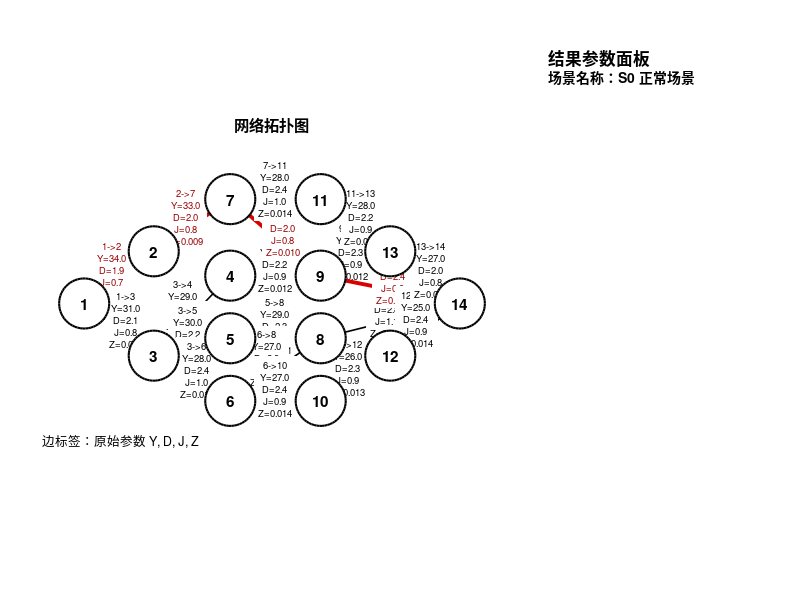

MATLAB code for this plot: (Note: this script raises an error after producing the figure.)
function Dijkstra_s_imp_resilient_cn_v2_pic()
% 基于 modified Dijkstra 的传感器网络 QoS 路由网络弹性扩展单文件程序
% 说明：
% 1) 本程序为 MATLAB 参数化计算实验代码；
% 2) 保持单标签 modified Dijkstra 风格，不实现多标签/Pareto 机制；
% 3) 重点体现：基础 QoS 路由 -> 异常/退化建模 -> 重路由 -> 恢复评价；
% 4) 在保留原命令行输出和工作区变量输出逻辑的前提下，新增图像可视化输出层；
% 5) 所有函数均置于同一个 .m 文件中，直接运行本主函数即可。
%
% 结果说明：
% - 程序会逐场景输出路径与 QoS 指标；
% - 程序会以 S0 为基准，对 S1~S4 计算恢复指标；
% - 程序会生成 5 个图窗，对应 S0~S4 五个场景；
% - 程序会将总结果写入工作区变量：
%     results_resilient_cn_v2
%     summary_table_resilient_cn_v2

clc;
close all;

%% ========================= 1. 构建基础网络与参数 =========================
base_net = build_base_network();
params   = build_params();

%% ========================= 2. 构建场景集 =========================
scenarios = build_scenarios(base_net);

%% ========================= 3. 逐场景运行 =========================
fprintf('\n');
fprintf('===============================================================\n');
fprintf(' 基于 modified Dijkstra 的传感器网络 QoS 路由网络弹性扩展实验\n');
fprintf(' 技术主线：modified Dijkstra -> 异常/退化建模 -> 重路由 -> 恢复评价\n');
fprintf('===============================================================\n');

num_scenarios = numel(scenarios);
results = repmat(init_empty_result_struct(), 1, num_scenarios);

for k = 1:num_scenarios
    scenario = scenarios(k);

    fprintf('\n');
    fprintf('---------------------------------------------------------------\n');
    fprintf('开始计算场景 %s\n', scenario.name);
    fprintf('---------------------------------------------------------------\n');

    result = run_resilient_qos_dijkstra(scenario.net, params);
    result.scenario_name  = scenario.name;
    result.scenario_desc  = scenario.description;
    result.scenario_notes = scenario.notes;

    % 先存储基础结果
    results(k) = result;

    % 逐场景打印
    print_single_result(result, scenario);
end

%% ========================= 4. 计算恢复指标 =========================
% 以 S0 正常场景为基准，对 S1~S4 计算恢复指标
idx_normal = find(strcmp({scenarios.name}, 'S0'), 1, 'first');

if ~isempty(idx_normal)
    result_normal = results(idx_normal);

    for k = 1:num_scenarios
        if scenarios(k).need_recovery
            metrics = compute_recovery_metrics(result_normal, results(k), params, params.timing);

            results(k).T_rec  = metrics.T_rec;
            results(k).Q_ret  = metrics.Q_ret;
            results(k).S_cont = metrics.S_cont;
        else
            results(k).T_rec  = NaN;
            results(k).Q_ret  = NaN;
            results(k).S_cont = NaN;
        end
    end
else
    warning('未找到 S0 正常场景，无法计算恢复指标。');
end

%% ========================= 5. 二次打印（含恢复指标） =========================
fprintf('\n');
fprintf('===============================================================\n');
fprintf(' 含恢复指标的场景结果复核输出\n');
fprintf('===============================================================\n');

for k = 1:num_scenarios
    print_single_result(results(k), scenarios(k));
end

%% ========================= 6. 图像可视化输出层 =========================
% 注意：
% 图像绘制放在恢复指标计算之后执行，保证 S1~S4 的右侧参数面板能够完整显示
% T_rec、Q_ret、S_cont 等恢复性指标。
render_all_figures(base_net, scenarios, results, params);

%% ========================= 7. 汇总输出 =========================
summary_tbl = summarize_results(results);

%% ========================= 8. 写入工作区变量 =========================
assignin('base', 'results_resilient_cn_v2', results);
if ~isempty(summary_tbl)
    assignin('base', 'summary_table_resilient_cn_v2', summary_tbl);
end

fprintf('\n');
fprintf('===============================================================\n');
fprintf(' 实验结束：结果结构体已写入工作区变量 results_resilient_cn_v2\n');
if ~isempty(summary_tbl)
    fprintf(' 汇总表已写入工作区变量 summary_table_resilient_cn_v2\n');
end
fprintf('===============================================================\n');

end

%% ========================================================================
function net = build_base_network()
% 构建基础网络结构体
% 本函数负责建立论文第三章所使用的基础网络模型，包括：
% - 基础 QoS 参数矩阵：Y, D, J, Z
% - 节点与链路存活状态：node_alive, link_alive
% - 退化参数：degY, degD, degJ, degZ
% - 信任矩阵：trust

% 节点数
n = 14;

% 源点与终点
s = 1;
t = 14;

% ------------------------- 1) 带宽矩阵 Y -------------------------
Y = inf(n);

% 按示意图定义链路（按从左到右方向建模，避免双向标签堆叠）
Y(1, 2) = 34; Y(1, 3) = 31;
Y(2, 7) = 33;
Y(3, 4) = 29; Y(3, 5) = 30; Y(3, 6) = 28;
Y(4, 9) = 28;
Y(5, 8) = 29;
Y(6, 8) = 27; Y(6, 10) = 27;
Y(7, 11) = 28; Y(7, 9) = 31;
Y(8, 14) = 27;
Y(9, 13) = 29; Y(9, 14) = 30;
Y(10, 12) = 26;
Y(11, 13) = 28;
Y(12, 14) = 25;
Y(13, 14) = 27;

% ------------------------- 2) 时延矩阵 D -------------------------
D = inf(n);

D(1, 2) = 1.9; D(1, 3) = 2.1;
D(2, 7) = 2.0;
D(3, 4) = 2.3; D(3, 5) = 2.2; D(3, 6) = 2.4;
D(4, 9) = 2.2;
D(5, 8) = 2.3;
D(6, 8) = 2.3; D(6, 10) = 2.4;
D(7, 11) = 2.4; D(7, 9) = 2.0;
D(8, 14) = 2.8;
D(9, 13) = 2.3; D(9, 14) = 2.4;
D(10, 12) = 2.3;
D(11, 13) = 2.2;
D(12, 14) = 2.4;
D(13, 14) = 2.0;

% ------------------------- 3) 抖动矩阵 J -------------------------
J = inf(n);

J(1, 2) = 0.70; J(1, 3) = 0.80;
J(2, 7) = 0.75;
J(3, 4) = 0.95; J(3, 5) = 0.90; J(3, 6) = 1.00;
J(4, 9) = 0.90;
J(5, 8) = 0.85;
J(6, 8) = 0.95; J(6, 10) = 0.95;
J(7, 11) = 1.00; J(7, 9) = 0.85;
J(8, 14) = 1.05;
J(9, 13) = 0.95; J(9, 14) = 0.90;
J(10, 12) = 0.95;
J(11, 13) = 0.90;
J(12, 14) = 0.95;
J(13, 14) = 0.85;

% ------------------------- 4) 丢包率矩阵 Z -------------------------
Z = inf(n);

Z(1, 2) = 0.008; Z(1, 3) = 0.010;
Z(2, 7) = 0.009;
Z(3, 4) = 0.013; Z(3, 5) = 0.011; Z(3, 6) = 0.014;
Z(4, 9) = 0.012;
Z(5, 8) = 0.011;
Z(6, 8) = 0.013; Z(6, 10) = 0.014;
Z(7, 11) = 0.014; Z(7, 9) = 0.010;
Z(8, 14) = 0.015;
Z(9, 13) = 0.012; Z(9, 14) = 0.011;
Z(10, 12) = 0.013;
Z(11, 13) = 0.012;
Z(12, 14) = 0.014;
Z(13, 14) = 0.010;

% ------------------------- 5) 节点与链路状态 -------------------------
% 节点存活向量：1 表示节点正常，0 表示节点失效
node_alive = true(1, n);

% 只有当四类基础参数均存在时，才认为该有向链路实际存在
link_exist = isfinite(Y) & isfinite(D) & isfinite(J) & isfinite(Z);

% 所有存在的链路在基础场景下均可用
link_alive = link_exist;
link_alive(1:n+1:end) = false; % 对角线不参与路由

% ------------------------- 6) 退化参数 -------------------------
% degY: 带宽下降比例
% degD: 时延增加比例
% degJ: 抖动增加比例
% degZ: 丢包率附加量
degY = zeros(n);
degD = zeros(n);
degJ = zeros(n);
degZ = zeros(n);

% ------------------------- 7) 信任矩阵 -------------------------
% trust ∈ [0,1]，对不存在链路置 0
trust = ones(n);
trust(~link_exist) = 0;
trust(1:n+1:end) = 1;

% 正常场景下允许存在轻微背景风险，但不影响整体正常性
% 这里将备用路径上的若干链路设置为轻微风险背景
trust(3, 6) = 0.97;
trust(6, 10) = 0.96;
trust(9, 13) = 0.97;
trust(8, 14) = 0.96;

% 数值安全参数：防止 log(1 - Z_eff) 出现 log(0)
eps_z = 1e-6;

% 打包网络结构体
net = struct();
net.n = n;
net.s = s;
net.t = t;

net.Y = Y;
net.D = D;
net.J = J;
net.Z = Z;

net.node_alive = node_alive;
net.link_exist = link_exist;
net.link_alive = link_alive;

net.degY = degY;
net.degD = degD;
net.degJ = degJ;
net.degZ = degZ;

net.trust = trust;
net.eps_z = eps_z;

end

%% ========================================================================
function params = build_params()
% 构建参数结构体
% 本函数负责设置：
% - QoS 权重与阈值
% - 风险惩罚的数值安全参数
% - 恢复时间分解模型中的固定参数
% - Q_ret 的加权参数

params = struct();

% ------------------------- 1) QoS 权重 -------------------------
params.w_y = -0.7;
params.w_d = 0.1;
params.w_j = 0.1;
params.w_x = 0.1;
params.w_t = 0.15;

% ------------------------- 2) QoS 阈值 -------------------------
params.y_min = 20;
params.d_max = 16;
params.j_max = 8;
params.z_max = 0.2;
params.x_min = log(1 - params.z_max);

% ------------------------- 3) 数值安全参数 -------------------------
params.eps_z = 1e-6;
params.eps_t = 1e-12;

% ------------------------- 4) Q_ret 计算权重 -------------------------
% 默认等权，依次对应：
% [带宽保持率, 时延保持率, 抖动保持率, 成功率保持率]
params.qret_weights = [0.25, 0.25, 0.25, 0.25];

% ------------------------- 5) 恢复时间分解参数 -------------------------
% 说明：
% T_rec = T_det + T_upd + T_calc + T_sw
% 其中 T_calc 为算法求解实测时间；
% T_det / T_upd / T_sw 为 MATLAB 参数化计算实验中的近似设定，
% 用于表示检测、状态更新和切换过程的抽象时间，不是协议级真实恢复时间。
timing = struct();
timing.T_det = 0.002;
timing.T_upd = 0.001;
timing.T_sw  = 0.001;
params.timing = timing;

% ------------------------- 6) 其他开关 -------------------------
params.debug = false;

end

%% ========================================================================
function scenarios = build_scenarios(base_net)
% 构建五个标准场景
% 每个场景包含：
% - 名称
% - 描述
% - 修改后的网络结构体 net
% - 是否需要计算恢复指标
% - 场景说明 notes

scenarios = repmat(struct( ...
    'name', '', ...
    'description', '', ...
    'net', [], ...
    'need_recovery', false, ...
    'notes', ''), 1, 5);

%% ========================= S0 正常场景 =========================
net0 = base_net;
scenarios(1).name = 'S0';
scenarios(1).description = '正常场景：所有节点正常，所有存在链路可用，无退化，仅保留少量轻微风险背景。';
scenarios(1).net = net0;
scenarios(1).need_recovery = false;
scenarios(1).notes = '作为恢复评价的基准场景。';

%% ========================= S1 节点失效场景 =========================
net1 = base_net;

% 节点 7 失效，同时使与节点 7 相连的链路失效
% 该故障会切断上方主通道，通常触发中下方通道重路由
failed_node = 7;
net1.node_alive(failed_node) = false;
net1.link_alive(failed_node, :) = false;
net1.link_alive(:, failed_node) = false;

scenarios(2).name = 'S1';
scenarios(2).description = '节点失效场景：节点 7 失效，与节点 7 相连链路同步失效，不额外加入链路退化与风险惩罚。';
scenarios(2).net = net1;
scenarios(2).need_recovery = true;
scenarios(2).notes = '用于体现单点节点失效后，算法是否能够完成可行重路由。';

%% ========================= S2 链路退化场景 =========================
net2 = base_net;

% 对中路通道 3->5->8->14 施加退化，驱动切换到 3->6->10->12->14
net2.degY(3, 5) = 0.26; net2.degD(3, 5) = 0.30; net2.degJ(3, 5) = 0.35; net2.degZ(3, 5) = 0.020;
net2.degY(5, 8) = 0.24; net2.degD(5, 8) = 0.28; net2.degJ(5, 8) = 0.30; net2.degZ(5, 8) = 0.015;
net2.degY(8, 14) = 0.20; net2.degD(8, 14) = 0.25; net2.degJ(8, 14) = 0.28; net2.degZ(8, 14) = 0.012;

% 本场景信任保持不变
scenarios(3).name = 'S2';
scenarios(3).description = '链路退化场景：节点均正常，仅对中路通道 3->5->8->14 关键链路施加退化。';
scenarios(3).net = net2;
scenarios(3).need_recovery = true;
scenarios(3).notes = '用于体现路径候选集中的某些链路性能退化后，最终路径与 QoS 指标的变化。';

%% ========================= S3 风险链路场景 =========================
net3 = base_net;

% 节点和链路均可用，但设置风险链路
% 场景目标：体现“风险惩罚导致路径规避”
% 将 7->9->14 风险显著提高，促使路径转向 7->11->13->14
net3.trust(7, 9) = 0.35;
net3.trust(9, 14) = 0.32;
net3.trust(9, 13) = 0.55;

% 可选叠加轻微 degZ，体现风险链路并非完全失效，而是具有更高的不确定性
net3.degZ(7, 9) = 0.015;
net3.degZ(9, 14) = 0.018;
net3.degZ(9, 13) = 0.010;

scenarios(4).name = 'S3';
scenarios(4).description = '风险链路场景：节点与链路仍可用，但若干链路 trust 降低，并叠加轻微 degZ，以体现风险惩罚导致的路径规避。';
scenarios(4).net = net3;
scenarios(4).need_recovery = true;
scenarios(4).notes = '该场景的重点不是链路物理失效，而是路径搜索对低信任链路的主动规避。';

%% ========================= S4 组合异常场景 =========================
net4 = base_net;

% 节点 8 失效（中间汇聚节点失效）
net4.node_alive(8) = false;
net4.link_alive(8, :) = false;
net4.link_alive(:, 8) = false;

% 叠加上方关键链路退化，迫使路径走 1->3->4->9->13->14 等备选
net4.degY(2, 7) = 0.20; net4.degD(2, 7) = 0.28; net4.degJ(2, 7) = 0.30; net4.degZ(2, 7) = 0.016;
net4.degY(7, 9) = 0.22; net4.degD(7, 9) = 0.30; net4.degJ(7, 9) = 0.32; net4.degZ(7, 9) = 0.018;
net4.degY(9, 14) = 0.18; net4.degD(9, 14) = 0.24; net4.degJ(9, 14) = 0.26; net4.degZ(9, 14) = 0.015;

% 对上方路径继续施加风险惩罚
net4.trust(2, 7) = 0.78;
net4.trust(7, 9) = 0.74;
net4.trust(9, 14) = 0.76;

scenarios(5).name = 'S4';
scenarios(5).description = '组合异常场景：节点 8 失效，同时对上方主链路施加退化与风险惩罚。';
scenarios(5).net = net4;
scenarios(5).need_recovery = true;
scenarios(5).notes = '用于体现“异常后重路由 + 风险/退化共存”的复合网络状态。';

end

%% ========================================================================
function result = run_resilient_qos_dijkstra(net, params)
% 主算法函数
% 在给定网络状态下，执行带 QoS 约束、带风险惩罚的 modified Dijkstra 风格搜索。
%
% 路径状态聚合方式：
% - 带宽：沿路径取瓶颈最小值
% - 时延：沿路径累加
% - 抖动：沿路径累加
% - 成功率对数项：new_X = sum(log(1 - Z_eff))
% - 路径信任度：采用“路径最小信任度原则”
%
% 代价函数：
% alt = w_y * new_Y / y_min ...
%     + w_d * new_D / d_max ...
%     + w_j * new_J / j_max ...
%     + w_x * new_X / x_min ...
%     + w_t * risk_penalty
%
% 其中 risk_penalty 基于路径信任度构造。
% 本程序采用：
%   risk_penalty = -log(max(path_trust, eps_t))
% 这样可满足：
% - trust = 1 时，惩罚为 0；
% - trust 越低，惩罚越大；
% - 仍然保持单标签 modified Dijkstra 的实现风格。

n = net.n;
s = net.s;
t = net.t;

% 初始化结果结构体
result = init_empty_result_struct();
result.scenario_name = '';
result.scenario_desc = '';
result.scenario_notes = '';

% 若源点或终点不可用，则直接返回不可达
if ~net.node_alive(s) || ~net.node_alive(t)
    result.found = false;
    result.path = [];
    result.path_str = '[]';
    result.total_cost = inf;
    result.calc_time = 0;
    return;
end

% ------------------------- 1) 标签初始化 -------------------------
dist    = inf(1, n);      % 当前总代价
prev    = nan(1, n);      % 前驱节点
visited = false(1, n);    % 是否已确定

% 以下数组用于记录“当前最佳单标签路径”对应的累计 QoS 状态
accum_Y = -inf(1, n);     % 路径瓶颈带宽
accum_D = inf(1, n);      % 路径累计时延
accum_J = inf(1, n);      % 路径累计抖动
accum_X = -inf(1, n);     % 路径累计成功率对数项
accum_T = zeros(1, n);    % 路径最小信任度

% 源点初始化
dist(s)    = 0;
accum_Y(s) = inf;
accum_D(s) = 0;
accum_J(s) = 0;
accum_X(s) = 0;
accum_T(s) = 1;

Q = 1:n;

% ------------------------- 2) 主循环计时 -------------------------
tic_calc = tic;

while ~isempty(Q)
    % 从未处理节点中选择总代价最小者
    [~, idx_local] = min(dist(Q));
    u = Q(idx_local);

    % 若剩余节点均不可达，则结束
    if isinf(dist(u))
        break;
    end

    % 将当前节点移出候选集
    Q(idx_local) = [];

    if visited(u)
        continue;
    end

    % 若当前节点已经失效，则不再展开
    if ~net.node_alive(u)
        visited(u) = true;
        continue;
    end

    visited(u) = true;

    % 若已到达目标点，则可提前结束
    if u == t
        break;
    end

    % 遍历 u 的所有可存在后继节点（避免对不存在链路做无效扫描）
    neighbors = find(net.link_exist(u, :));
    for idx_nb = 1:numel(neighbors)
        v = neighbors(idx_nb);
        % ---------- 可达性与状态检查 ----------
        if u == v
            continue;
        end

        if ~net.link_alive(u, v)
            continue;
        end

        if ~net.node_alive(v)
            continue;
        end

        if visited(v)
            continue;
        end

        % ---------- 构造有效参数 ----------
        % 有效参数建模：
        % Y_eff = Y * (1 - degY)
        % D_eff = D * (1 + degD)
        % J_eff = J * (1 + degJ)
        % Z_eff = min(1 - eps_z, Z + degZ)
        [Y_eff, D_eff, J_eff, Z_eff] = compute_effective_link_values(net, u, v);

        % 将丢包率转为成功率对数项
        X_eff = log(1 - Z_eff);

        % ---------- 累计路径参数 ----------
        new_Y = min(accum_Y(u), Y_eff);
        new_D = accum_D(u) + D_eff;
        new_J = accum_J(u) + J_eff;
        new_X = accum_X(u) + X_eff;

        % 路径信任度采用“路径最小信任度原则”
        new_T = min(accum_T(u), net.trust(u, v));

        % ---------- QoS 约束检查 ----------
        if new_Y < params.y_min
            if params.debug
                fprintf('边 %d->%d 被剪枝：带宽不足。\n', u, v);
            end
            continue;
        end

        if new_D > params.d_max
            if params.debug
                fprintf('边 %d->%d 被剪枝：时延超限。\n', u, v);
            end
            continue;
        end

        if new_J > params.j_max
            if params.debug
                fprintf('边 %d->%d 被剪枝：抖动超限。\n', u, v);
            end
            continue;
        end

        if new_X < params.x_min
            if params.debug
                fprintf('边 %d->%d 被剪枝：成功率对数项不满足约束。\n', u, v);
            end
            continue;
        end

        % ---------- 风险惩罚 ----------
        risk_penalty = -log(max(new_T, params.eps_t));

        % ---------- 修正代价函数 ----------
        alt = params.w_y * (new_Y / params.y_min) + ...
              params.w_d * (new_D / params.d_max) + ...
              params.w_j * (new_J / params.j_max) + ...
              params.w_x * (new_X / params.x_min) + ...
              params.w_t * risk_penalty;

        if params.debug
            fprintf(['u=%d, v=%d | Y_eff=%.4f, D_eff=%.4f, J_eff=%.4f, ', ...
                     'Z_eff=%.6f, X_eff=%.6f, new_T=%.4f, alt=%.6f\n'], ...
                     u, v, Y_eff, D_eff, J_eff, Z_eff, X_eff, new_T, alt);
        end

        % ---------- 单标签更新 ----------
        if alt < dist(v)
            dist(v)    = alt;
            prev(v)    = u;
            accum_Y(v) = new_Y;
            accum_D(v) = new_D;
            accum_J(v) = new_J;
            accum_X(v) = new_X;
            accum_T(v) = new_T;
        end
    end
end

T_calc = toc(tic_calc);

% ------------------------- 3) 路径恢复与结果打包 -------------------------
path = reconstruct_path(prev, s, t);
found = ~isempty(path);

result.prev = prev;
result.dist = dist;
result.calc_time = T_calc;
result.path = path;
result.path_str = path_to_str(path);
result.found = found;

if found
    success_prob = exp(accum_X(t));
    loss_rate    = 1 - success_prob;
    risk_penalty = -log(max(accum_T(t), params.eps_t));

    result.total_cost   = dist(t);
    result.bandwidth    = accum_Y(t);
    result.delay        = accum_D(t);
    result.jitter       = accum_J(t);
    result.success_prob = success_prob;
    result.loss_rate    = loss_rate;
    result.trust        = accum_T(t);
    result.risk_penalty = risk_penalty;
else
    result.total_cost   = inf;
    result.bandwidth    = NaN;
    result.delay        = NaN;
    result.jitter       = NaN;
    result.success_prob = NaN;
    result.loss_rate    = NaN;
    result.trust        = NaN;
    result.risk_penalty = NaN;
end

end

%% ========================================================================
function metrics = compute_recovery_metrics(result_normal, result_scene, params, timing_params)
% 计算恢复指标
%
% 学术含义说明：
% 1) T_rec：恢复时间
%    本文采用参数化近似模型：
%       T_rec = T_det + T_upd + T_calc + T_sw
%    其中：
%       T_det  表示异常检测时间（参数设定）
%       T_upd  表示状态更新与拓扑重构时间（参数设定）
%       T_calc 表示 MATLAB 中实际路径重计算时间（实测）
%       T_sw   表示业务切换/路由切换时间（参数设定）
%    说明：该时间是算法级 MATLAB 参数化实验中的近似恢复时间，
%    不是协议级真实恢复时间。
%
% 2) Q_ret：QoS 保持率
%    以正常场景 S0 为基准，从带宽、时延、抖动、成功率四个维度衡量
%    异常场景下 QoS 维持能力。默认采用等权加权。
%
% 3) S_cont：服务连续性
%    若仍找到满足 QoS 约束的可行路径，则记为 1；否则记为 0。

metrics = struct();
metrics.T_rec  = NaN;
metrics.Q_ret  = NaN;
metrics.S_cont = 0;

% ------------------------- 1) 服务连续性 -------------------------
metrics.S_cont = double(result_scene.found);

% ------------------------- 2) 恢复时间 -------------------------
T_calc = result_scene.calc_time;
metrics.T_rec = timing_params.T_det + timing_params.T_upd + T_calc + timing_params.T_sw;

% ------------------------- 3) QoS 保持率 -------------------------
if ~result_normal.found
    metrics.Q_ret = NaN;
    return;
end

if ~result_scene.found
    metrics.Q_ret = 0;
    return;
end

% 四个维度的保持率
q_bw      = safe_ratio(result_scene.bandwidth,       result_normal.bandwidth,    'direct');
q_delay   = safe_ratio(result_normal.delay,          result_scene.delay,         'direct');
q_jitter  = safe_ratio(result_normal.jitter,         result_scene.jitter,        'direct');
q_success = safe_ratio(result_scene.success_prob,    result_normal.success_prob, 'direct');

% 截断到 [0,1]
q_bw      = clip01(q_bw);
q_delay   = clip01(q_delay);
q_jitter  = clip01(q_jitter);
q_success = clip01(q_success);

w = params.qret_weights(:).';
w = w ./ sum(w);

metrics.Q_ret = w(1) * q_bw + ...
                w(2) * q_delay + ...
                w(3) * q_jitter + ...
                w(4) * q_success;

end

%% ========================================================================
function path = reconstruct_path(prev, s, t)
% 根据前驱数组恢复路径
% 若目标不可达，则返回空数组

path = [];

if s == t
    path = s;
    return;
end

if isnan(prev(t))
    return;
end

u = t;
path_rev = nan(1, numel(prev));
cnt = 0;
path_rev(1) = u;
cnt = 1;

while u ~= s
    u = prev(u);

    if isnan(u)
        path = [];
        return;
    end

    cnt = cnt + 1;
    path_rev(cnt) = u;
end

path = fliplr(path_rev(1:cnt));

end

%% ========================================================================
function print_single_result(result, scenario)
% 清晰打印单个场景结果

fprintf('\n');
fprintf('===============================================================\n');
fprintf('场景名称：%s\n', scenario.name);
fprintf('场景描述：%s\n', scenario.description);
if ~isempty(scenario.notes)
    fprintf('场景说明：%s\n', scenario.notes);
end
fprintf('---------------------------------------------------------------\n');

fprintf('是否找到可行路径：%s\n', bool_to_cn(result.found));
fprintf('路径序列：%s\n', result.path_str);

if result.found
    fprintf('总代价：%.6f\n', result.total_cost);
    fprintf('瓶颈带宽：%.4f\n', result.bandwidth);
    fprintf('累计时延：%.4f\n', result.delay);
    fprintf('累计抖动：%.4f\n', result.jitter);
    fprintf('路径成功率：%.6f\n', result.success_prob);
    fprintf('路径丢包率：%.6f\n', result.loss_rate);
    fprintf('路径信任度：%.4f\n', result.trust);
    fprintf('风险惩罚项：%.6f\n', result.risk_penalty);
    fprintf('T_calc（路径重计算时间）：%.6f 秒\n', result.calc_time);
else
    fprintf('总代价：Inf\n');
    fprintf('瓶颈带宽：NaN\n');
    fprintf('累计时延：NaN\n');
    fprintf('累计抖动：NaN\n');
    fprintf('路径成功率：NaN\n');
    fprintf('路径丢包率：NaN\n');
    fprintf('路径信任度：NaN\n');
    fprintf('风险惩罚项：NaN\n');
    fprintf('T_calc（路径重计算时间）：%.6f 秒\n', result.calc_time);
end

% 若不是 S0，则打印恢复指标
if isfield(result, 'T_rec') && ~isnan(result.T_rec)
    fprintf('---------------------------------------------------------------\n');
    fprintf('恢复指标：\n');
    fprintf('T_rec：%.6f 秒\n', result.T_rec);
    fprintf('Q_ret：%.4f\n', result.Q_ret);
    fprintf('S_cont：%.0f\n', result.S_cont);
end

fprintf('===============================================================\n');

end

%% ========================================================================
function summary_tbl = summarize_results(results)
% 汇总所有场景结果，并尽可能转为 MATLAB table

fprintf('\n');
fprintf('###############################################################\n');
fprintf(' 所有场景结果汇总表\n');
fprintf('###############################################################\n');

num_results = numel(results);

scenario_name = cell(num_results, 1);
found_col     = false(num_results, 1);
path_col      = cell(num_results, 1);
cost_col      = nan(num_results, 1);
bw_col        = nan(num_results, 1);
delay_col     = nan(num_results, 1);
jitter_col    = nan(num_results, 1);
succ_col      = nan(num_results, 1);
loss_col      = nan(num_results, 1);
trust_col     = nan(num_results, 1);
calc_col      = nan(num_results, 1);
trec_col      = nan(num_results, 1);
qret_col      = nan(num_results, 1);
scont_col     = nan(num_results, 1);

for k = 1:num_results
    scenario_name{k} = results(k).scenario_name;
    found_col(k)     = results(k).found;
    path_col{k}      = results(k).path_str;
    cost_col(k)      = results(k).total_cost;
    bw_col(k)        = results(k).bandwidth;
    delay_col(k)     = results(k).delay;
    jitter_col(k)    = results(k).jitter;
    succ_col(k)      = results(k).success_prob;
    loss_col(k)      = results(k).loss_rate;
    trust_col(k)     = results(k).trust;
    calc_col(k)      = results(k).calc_time;

    if isfield(results(k), 'T_rec')
        trec_col(k) = results(k).T_rec;
    end
    if isfield(results(k), 'Q_ret')
        qret_col(k) = results(k).Q_ret;
    end
    if isfield(results(k), 'S_cont')
        scont_col(k) = results(k).S_cont;
    end
end

% 先以格式化文本方式输出，保证各版本 MATLAB 均可见
fprintf('%-6s %-6s %-20s %-12s %-10s %-10s %-10s %-12s %-12s %-10s %-12s %-10s %-10s %-10s\n', ...
    '场景', '可行', '路径', '总代价', '带宽', '时延', '抖动', '成功率', '丢包率', '信任度', 'T_calc(s)', 'T_rec(s)', 'Q_ret', 'S_cont');

for k = 1:num_results
    fprintf('%-6s %-6s %-20s %-12s %-10s %-10s %-10s %-12s %-12s %-10s %-12s %-10s %-10s %-10s\n', ...
        scenario_name{k}, ...
        bool_to_cn(found_col(k)), ...
        path_col{k}, ...
        num2str_or_inf(cost_col(k), '%.6f'), ...
        num2str_or_nan(bw_col(k), '%.4f'), ...
        num2str_or_nan(delay_col(k), '%.4f'), ...
        num2str_or_nan(jitter_col(k), '%.4f'), ...
        num2str_or_nan(succ_col(k), '%.6f'), ...
        num2str_or_nan(loss_col(k), '%.6f'), ...
        num2str_or_nan(trust_col(k), '%.4f'), ...
        num2str_or_nan(calc_col(k), '%.6f'), ...
        num2str_or_nan(trec_col(k), '%.6f'), ...
        num2str_or_nan(qret_col(k), '%.4f'), ...
        num2str_or_nan(scont_col(k), '%.0f'));
end

% 再尽可能转为 table
summary_tbl = [];

try
    summary_tbl = table( ...
        scenario_name, ...
        found_col, ...
        path_col, ...
        cost_col, ...
        bw_col, ...
        delay_col, ...
        jitter_col, ...
        succ_col, ...
        loss_col, ...
        trust_col, ...
        calc_col, ...
        trec_col, ...
        qret_col, ...
        scont_col, ...
        'VariableNames', { ...
        'Scenario', ...
        'Found', ...
        'Path', ...
        'TotalCost', ...
        'Bandwidth', ...
        'Delay', ...
        'Jitter', ...
        'SuccessProb', ...
        'LossRate', ...
        'Trust', ...
        'T_calc', ...
        'T_rec', ...
        'Q_ret', ...
        'S_cont'});

    fprintf('\n');
    fprintf('MATLAB table 显示如下：\n');
    disp(summary_tbl);

catch
    fprintf('\n当前 MATLAB 版本未成功生成 table，已完成文本汇总输出。\n');
end

end

%% ========================================================================
function pos = build_node_positions()
% 手工固定节点坐标
% 采用论文拓扑示意图风格，避免自动布局导致的随机性和重复运行差异。

pos = zeros(14, 2);

% 按用户示意图重排节点位置
pos(1, :)  = [0.0, 4.0];
pos(2, :)  = [2.0, 5.5];
pos(3, :)  = [2.0, 2.5];
pos(4, :)  = [4.2, 4.8];
pos(5, :)  = [4.2, 3.0];
pos(6, :)  = [4.2, 1.2];
pos(7, :)  = [4.2, 7.0];
pos(8, :)  = [6.8, 3.0];
pos(9, :)  = [6.8, 4.8];
pos(10, :) = [6.8, 1.2];
pos(11, :) = [6.8, 7.0];
pos(12, :) = [8.8, 2.5];
pos(13, :) = [8.8, 5.5];
pos(14, :) = [10.8, 4.0];

end

%% ========================================================================
function viz = build_visual_config()
% 构建绘图配置
% 所有绘图风格集中在本函数中设置，便于后续论文配图统一调整。

viz = struct();

% ------------------------- 图窗布局 -------------------------
viz.figure_position      = [60, 60, 1450, 800];
viz.figure_dx            = 35;
viz.figure_dy            = 20;
viz.left_axes_position   = [0.04, 0.08, 0.60, 0.84];
viz.right_axes_position  = [0.68, 0.08, 0.29, 0.84];

% ------------------------- 拓扑绘图风格 -------------------------
viz.node_size            = 1300;
viz.node_radius          = 0.30;
viz.node_font_size       = 11;
viz.edge_font_size       = 6.8;
viz.panel_title_size     = 12;
viz.panel_font_size      = 10;

viz.base_line_width      = 1.2;
viz.path_line_width      = 2.8;
viz.failed_line_width    = 1.0;

viz.edge_color           = [0.00, 0.00, 0.00];
viz.path_edge_color      = [0.85, 0.00, 0.00];
viz.failed_edge_color    = [0.72, 0.72, 0.72];

viz.node_alive_color     = [1.00, 1.00, 1.00];
viz.node_dead_color      = [0.72, 0.72, 0.72];
viz.node_edge_color      = [0.00, 0.00, 0.00];

viz.label_box_color      = [1.00, 1.00, 1.00];
viz.edge_label_offset    = 0.30;

% ------------------------- 右侧面板风格 -------------------------
viz.panel_line_step      = 0.058;
viz.panel_left_x         = 0.02;
viz.panel_top_y          = 0.98;

end

%% ========================================================================
function render_all_figures(base_net, scenarios, results, params)
% 统一渲染所有场景图窗
% 每个图窗分为左右两部分：
% - 左侧：网络拓扑图
% - 右侧：结果参数面板

pos = build_node_positions();
viz = build_visual_config();

for k = 1:numel(scenarios)
    render_scenario_figure(base_net, scenarios(k), results(k), params, pos, viz, k);
end

end

%% ========================================================================
function render_scenario_figure(base_net, scenario, result, params, pos, viz, fig_idx)
% 渲染单个场景图窗
% 说明：
% 1) S0 显示原始参数 Y, D, J, Z；
% 2) S1~S4 显示有效参数 Yeff, Deff, Jeff, Zeff 和 trust；
% 3) 所有图窗均保留固定拓扑布局和一致的配色逻辑。

if strcmp(scenario.name, 'S0')
    net_to_draw    = base_net;
    show_effective = false;
else
    net_to_draw    = scenario.net;
    show_effective = true;
end

fig_title = get_scenario_title(scenario.name);

fig_position = viz.figure_position + [ ...
    (fig_idx - 1) * viz.figure_dx, ...
    -(fig_idx - 1) * viz.figure_dy, ...
    0, ...
    0];

fig = figure( ...
    'Color', 'w', ...
    'Name', fig_title, ...
    'NumberTitle', 'off', ...
    'Position', fig_position);

% ------------------------- 左侧网络拓扑 -------------------------
ax_left = axes('Parent', fig, 'Position', viz.left_axes_position);
hold(ax_left, 'on');
axis(ax_left, 'equal');
axis(ax_left, 'off');

xlim(ax_left, [min(pos(:, 1)) - 1.5, max(pos(:, 1)) + 1.5]);
ylim(ax_left, [min(pos(:, 2)) - 1.5, max(pos(:, 2)) + 1.5]);

draw_network_edges(ax_left, net_to_draw, result, pos, viz, show_effective);
draw_network_nodes(ax_left, net_to_draw, pos, viz);

title(ax_left, '网络拓扑图', 'FontWeight', 'bold');

if show_effective
    note_text = '边标签：当前场景有效参数 Yeff, Deff, Jeff, Zeff, trust';
else
    note_text = '边标签：原始参数 Y, D, J, Z';
end

text(ax_left, ...
    min(pos(:, 1)) - 1.2, ...
    min(pos(:, 2)) - 1.15, ...
    note_text, ...
    'FontSize', 9, ...
    'Interpreter', 'none');

% ------------------------- 右侧结果面板 -------------------------
ax_right = axes('Parent', fig, 'Position', viz.right_axes_position);
draw_result_panel(ax_right, scenario, result);

% ------------------------- 图窗总标题 -------------------------
annotation(fig, 'textbox', [0.02, 0.94, 0.96, 0.05], ...
    'String', fig_title, ...
    'LineStyle', 'none', ...
    'HorizontalAlignment', 'center', ...
    'VerticalAlignment', 'middle', ...
    'FontWeight', 'bold', ...
    'FontSize', 14, ...
    'Interpreter', 'none');

% 参数 params 保留接口，便于后续论文版本扩展可视化内容
if nargin < 4 %#ok<*INUSD>
end

end

%% ========================================================================
function draw_network_edges(ax, net, result, pos, viz, show_effective)
% 绘制网络链路
% 绘制规则：
% - 默认可用链路：黑色实线
% - 最终可行路径：红色加粗
% - 失效链路：浅灰色虚线
% - 边标签：白底文字框，S0 显示原始参数，S1~S4 显示有效参数与 trust
% - 双向边标签采用法向偏移，避免 i->j 与 j->i 重叠

n = net.n;
path_mask = get_path_edge_mask(result.path, n);

for i = 1:n
    for j = 1:n
        if i == j
            continue;
        end

        if ~net.link_exist(i, j)
            continue;
        end

        p1 = pos(i, :);
        p2 = pos(j, :);
        vec = p2 - p1;
        len = norm(vec);

        if len <= eps
            continue;
        end

        dir_vec = vec / len;
        perp_vec = [-dir_vec(2), dir_vec(1)];

        % 为避免线段穿过节点圆形区域，对线段两端做适当收缩
        p1s = p1 + dir_vec * viz.node_radius;
        p2s = p2 - dir_vec * viz.node_radius;

        % 当前边是否有效
        edge_alive = net.link_alive(i, j) && net.node_alive(i) && net.node_alive(j);

        % 当前边是否属于最终路径
        on_path = false;
        if ~isempty(path_mask)
            on_path = path_mask(i, j);
        end

        % ------------------------- 绘制链路本体 -------------------------
        if ~edge_alive
            line(ax, [p1s(1), p2s(1)], [p1s(2), p2s(2)], ...
                'LineStyle', '--', ...
                'LineWidth', viz.failed_line_width, ...
                'Color', viz.failed_edge_color);
            label_color = [0.45, 0.45, 0.45];

        elseif on_path
            line(ax, [p1s(1), p2s(1)], [p1s(2), p2s(2)], ...
                'LineStyle', '-', ...
                'LineWidth', viz.path_line_width, ...
                'Color', viz.path_edge_color);
            label_color = [0.60, 0.00, 0.00];

        else
            line(ax, [p1s(1), p2s(1)], [p1s(2), p2s(2)], ...
                'LineStyle', '-', ...
                'LineWidth', viz.base_line_width, ...
                'Color', viz.edge_color);
            label_color = [0.00, 0.00, 0.00];
        end

        % ------------------------- 绘制边标签 -------------------------
        mid = (p1 + p2) / 2;

        % 双向边采用相反法向偏移，减少标签重叠
        if i < j
            offset_sign = 1;
        else
            offset_sign = -1;
        end

        % 使用轻微的确定性偏移扰动，降低局部密集区域标签堆叠
        offset_mag = viz.edge_label_offset * (1 + 0.18 * mod(i + j, 3));
        x_label = mid(1) + offset_sign * offset_mag * perp_vec(1);
        y_label = mid(2) + offset_sign * offset_mag * perp_vec(2);

        label_str = format_edge_label(net, i, j, show_effective);

        text(ax, x_label, y_label, label_str, ...
            'FontSize', viz.edge_font_size, ...
            'Color', label_color, ...
            'HorizontalAlignment', 'center', ...
            'VerticalAlignment', 'middle', ...
            'BackgroundColor', viz.label_box_color, ...
            'Interpreter', 'none');
    end
end

end

%% ========================================================================
function draw_network_nodes(ax, net, pos, viz)
% 绘制节点
% 绘制规则：
% - 正常节点：白色圆形
% - 失效节点：灰色圆形
% - 节点编号显示于圆内

n = net.n;

for i = 1:n
    if net.node_alive(i)
        face_color = viz.node_alive_color;
    else
        face_color = viz.node_dead_color;
    end

    scatter(ax, pos(i, 1), pos(i, 2), viz.node_size, ...
        'o', ...
        'MarkerFaceColor', face_color, ...
        'MarkerEdgeColor', viz.node_edge_color, ...
        'LineWidth', 1.5);

    text(ax, pos(i, 1), pos(i, 2), num2str(i), ...
        'FontSize', viz.node_font_size, ...
        'FontWeight', 'bold', ...
        'HorizontalAlignment', 'center', ...
        'VerticalAlignment', 'middle', ...
        'Interpreter', 'none');
end

end

%% ========================================================================
function draw_result_panel(ax, scenario, result)
% 绘制右侧结果参数面板（自适应行距版本）
% 解决问题：
% - 某些场景描述较长时，固定 dy 会把最后的 S_cont 挤出面板可视区域
% - 现在根据总行数自动压缩行距，保证三个恢复指标都能显示出来

axis(ax, [0, 1, 0, 1]);
axis(ax, 'off');
hold(ax, 'on');

viz = build_visual_config();

x        = viz.panel_left_x;
top_y    = viz.panel_top_y;
bottom_y = 0.04;   % 给底部留一点边距

title_str  = get_scenario_title(scenario.name);
desc_lines = wrap_text_by_length(['场景描述：', scenario.description], 23);

if result.found
    path_show = result.path_str;
else
    path_show = '未找到可行路径';
end

info_lines = {
    ['是否找到可行路径：', bool_to_cn(result.found)]
    ['路径：', path_show]
    ['总代价：', num2str_or_inf(result.total_cost, '%.6f')]
    ['瓶颈带宽：', num2str_or_nan(result.bandwidth, '%.4f')]
    ['累计时延：', num2str_or_nan(result.delay, '%.4f')]
    ['累计抖动：', num2str_or_nan(result.jitter, '%.4f')]
    ['路径成功率：', num2str_or_nan(result.success_prob, '%.6f')]
    ['路径丢包率：', num2str_or_nan(result.loss_rate, '%.6f')]
    ['路径信任度：', num2str_or_nan(result.trust, '%.4f')]
    ['风险惩罚项：', num2str_or_nan(result.risk_penalty, '%.6f')]
    ['T_calc：', num2str_or_nan(result.calc_time, '%.6f'), ' s']
};

if strcmp(scenario.name, 'S0')
    trec_str  = '--';
    qret_str  = '--';
    scont_str = '--';
else
    trec_str  = panel_value_or_dash(result.T_rec,  '%.6f');
    qret_str  = panel_value_or_dash(result.Q_ret,  '%.4f');
    scont_str = panel_value_or_dash(result.S_cont, '%.0f');
end

recovery_lines = {
    ['T_rec：', trec_str]
    ['Q_ret：', qret_str]
    ['S_cont：', scont_str]
};

% ------------------------- 自适应行距 -------------------------
% 需要显示的总行数：
% 1 行“结果参数面板”
% 1 行“场景名称”
% N 行描述
% 1 个小间隔
% info_lines 各行
% 1 行“恢复指标”
% recovery_lines 各行
n_total_lines = 1 + 1 + numel(desc_lines) + 1 + numel(info_lines) + 1 + numel(recovery_lines);

% 使用更稳妥的动态行距，避免末尾文字被裁掉
dy_auto = (top_y - bottom_y) / max(n_total_lines, 1);

% 不超过原始设定，也不要太小
dy = min(viz.panel_line_step, dy_auto);
dy = max(dy, 0.038);

% ------------------------- 开始绘制 -------------------------
y = top_y;

text(ax, x, y, '结果参数面板', ...
    'Units', 'normalized', ...
    'FontWeight', 'bold', ...
    'FontSize', viz.panel_title_size, ...
    'Interpreter', 'none');
y = y - dy;

text(ax, x, y, ['场景名称：', title_str], ...
    'Units', 'normalized', ...
    'FontSize', viz.panel_font_size, ...
    'FontWeight', 'bold', ...
    'Interpreter', 'none');
y = y - dy;

for k = 1:numel(desc_lines)
    text(ax, x, y, desc_lines{k}, ...
        'Units', 'normalized', ...
        'FontSize', viz.panel_font_size, ...
        'Interpreter', 'none');
    y = y - dy;
end

% 小间隔
y = y - dy * 0.25;

for k = 1:numel(info_lines)
    text(ax, x, y, info_lines{k}, ...
        'Units', 'normalized', ...
        'FontSize', viz.panel_font_size, ...
        'Interpreter', 'none');
    y = y - dy;
end

text(ax, x, y, '恢复指标', ...
    'Units', 'normalized', ...
    'FontWeight', 'bold', ...
    'FontSize', viz.panel_font_size, ...
    'Interpreter', 'none');
y = y - dy;

for k = 1:numel(recovery_lines)
    text(ax, x, y, recovery_lines{k}, ...
        'Units', 'normalized', ...
        'FontSize', viz.panel_font_size, ...
        'Interpreter', 'none');
    y = y - dy;
end

end

%% ========================================================================
function link_info = get_effective_link_params(net, i, j)
% 获取指定链路的当前有效参数
% 输出字段包括：
% - is_exist：链路是否存在
% - is_alive：链路在当前场景是否可用
% - Yeff, Deff, Jeff, Zeff：有效参数
% - trust：当前链路信任度

link_info = struct();
link_info.is_exist = false;
link_info.is_alive = false;
link_info.Yeff     = NaN;
link_info.Deff     = NaN;
link_info.Jeff     = NaN;
link_info.Zeff     = NaN;
link_info.trust    = NaN;

if i == j
    return;
end

if ~net.link_exist(i, j)
    return;
end

link_info.is_exist = true;
link_info.trust    = net.trust(i, j);
link_info.is_alive = net.link_alive(i, j) && net.node_alive(i) && net.node_alive(j);

if ~link_info.is_alive
    return;
end

[link_info.Yeff, link_info.Deff, link_info.Jeff, link_info.Zeff] = ...
    compute_effective_link_values(net, i, j);

end

%% ========================================================================
function edge_mask = get_path_edge_mask(path, n)
% 根据路径序列生成路径边掩码矩阵
% edge_mask(i,j)=true 表示边 i->j 属于最终路径

edge_mask = false(n);

if isempty(path) || numel(path) < 2
    return;
end

for k = 1:(numel(path) - 1)
    i = path(k);
    j = path(k + 1);
    edge_mask(i, j) = true;
end

end

%% ========================================================================
function label_str = format_edge_label(net, i, j, show_effective)
% 生成边标签字符串
% - S0：显示原始参数 Y, D, J, Z
% - S1~S4：显示有效参数 Yeff, Deff, Jeff, Zeff 与 trust
% - 若链路失效，则直接标记“失效”

if ~net.link_exist(i, j)
    label_str = '';
    return;
end

if show_effective
    link_info = get_effective_link_params(net, i, j);

    if ~link_info.is_alive
        label_str = sprintf('%d->%d\n失效', i, j);
    else
        label_str = sprintf(['%d->%d\n', ...
                             'Yeff=%.1f\n', ...
                             'Deff=%.1f\n', ...
                             'Jeff=%.1f\n', ...
                             'Zeff=%.3f\n', ...
                             'trust=%.2f'], ...
                             i, j, ...
                             link_info.Yeff, ...
                             link_info.Deff, ...
                             link_info.Jeff, ...
                             link_info.Zeff, ...
                             link_info.trust);
    end

else
    label_str = sprintf(['%d->%d\n', ...
                         'Y=%.1f\n', ...
                         'D=%.1f\n', ...
                         'J=%.1f\n', ...
                         'Z=%.3f'], ...
                         i, j, ...
                         net.Y(i, j), ...
                         net.D(i, j), ...
                         net.J(i, j), ...
                         net.Z(i, j));
end

end

%% ========================================================================
function s = path_to_str(path)
% 将路径数组转为字符串，便于命令行打印与汇总表显示

if isempty(path)
    s = '[]';
    return;
end

parts = arrayfun(@num2str, path, 'UniformOutput', false);
s = strjoin(parts, ' -> ');

end

%% ========================================================================
function [Y_eff, D_eff, J_eff, Z_eff] = compute_effective_link_values(net, i, j)
% 统一计算链路有效参数，并进行数值安全裁剪

Y_eff = max(0, net.Y(i, j) * (1 - net.degY(i, j)));
D_eff = max(0, net.D(i, j) * (1 + net.degD(i, j)));
J_eff = max(0, net.J(i, j) * (1 + net.degJ(i, j)));

Z_raw = net.Z(i, j) + net.degZ(i, j);
Z_eff = max(0, min(1 - net.eps_z, Z_raw));

end

%% ========================================================================
function out = safe_ratio(a, b, mode)
% 安全比值计算
% mode 仅保留接口一致性，这里统一做 a / b

if nargin < 3
    mode = 'direct'; %#ok<NASGU>
end

if isnan(a) || isnan(b) || isinf(a) || isinf(b) || b == 0
    out = 0;
else
    out = a / b;
end

end

%% ========================================================================
function y = clip01(x)
% 截断到 [0,1]

if isnan(x)
    y = 0;
else
    y = min(1, max(0, x));
end

end

%% ========================================================================
function txt = bool_to_cn(flag)
% 布尔值转中文显示

if flag
    txt = '是';
else
    txt = '否';
end

end

%% ========================================================================
function txt = num2str_or_nan(x, fmt)
% 对 NaN / Inf 做安全字符串转换

if nargin < 2
    fmt = '%.6f';
end

if isnan(x)
    txt = 'NaN';
elseif isinf(x)
    if x > 0
        txt = 'Inf';
    else
        txt = '-Inf';
    end
else
    txt = sprintf(fmt, x);
end

end

%% ========================================================================
function txt = num2str_or_inf(x, fmt)
% 对 Inf / NaN 做安全字符串转换

if nargin < 2
    fmt = '%.6f';
end

if isnan(x)
    txt = 'NaN';
elseif isinf(x)
    txt = 'Inf';
else
    txt = sprintf(fmt, x);
end

end

%% ========================================================================
function result = init_empty_result_struct()
% 初始化结果结构体，保证各场景结构一致

result = struct();

result.scenario_name  = '';
result.scenario_desc  = '';
result.scenario_notes = '';

result.found    = false;
result.path     = [];
result.path_str = '[]';

result.prev = [];
result.dist = [];

result.total_cost   = inf;
result.bandwidth    = NaN;
result.delay        = NaN;
result.jitter       = NaN;
result.success_prob = NaN;
result.loss_rate    = NaN;
result.trust        = NaN;
result.risk_penalty = NaN;

result.calc_time = NaN;

result.T_rec  = NaN;
result.Q_ret  = NaN;
result.S_cont = NaN;

end

%% ========================================================================
function title_str = get_scenario_title(scenario_name)
% 将场景编号映射为图窗标题

switch upper(scenario_name)
    case 'S0'
        title_str = 'S0 正常场景';
    case 'S1'
        title_str = 'S1 节点失效场景';
    case 'S2'
        title_str = 'S2 链路退化场景';
    case 'S3'
        title_str = 'S3 风险链路场景';
    case 'S4'
        title_str = 'S4 组合异常场景';
    otherwise
        title_str = scenario_name;
end

end

%% ========================================================================
function txt = panel_value_or_dash(x, fmt)
% 面板数值转字符串
% 对 S0 的恢复指标或缺失值，统一显示为 --

if nargin < 2
    fmt = '%.6f';
end

if isnan(x)
    txt = '--';
elseif isinf(x)
    if x > 0
        txt = 'Inf';
    else
        txt = '-Inf';
    end
else
    txt = sprintf(fmt, x);
end

end

%% ========================================================================
function lines = wrap_text_by_length(txt, max_len)
% 简单文本分行函数
% 作用：将较长的中文描述按固定长度分成多行，以适配右侧参数面板

if nargin < 2
    max_len = 24;
end

if isempty(txt)
    lines = {''};
    return;
end

n = length(txt);
idx = 1;
lines = {};

while idx <= n
    idx2 = min(n, idx + max_len - 1);
    lines{end + 1} = txt(idx:idx2); %#ok<AGROW>
    idx = idx2 + 1;
end

end
